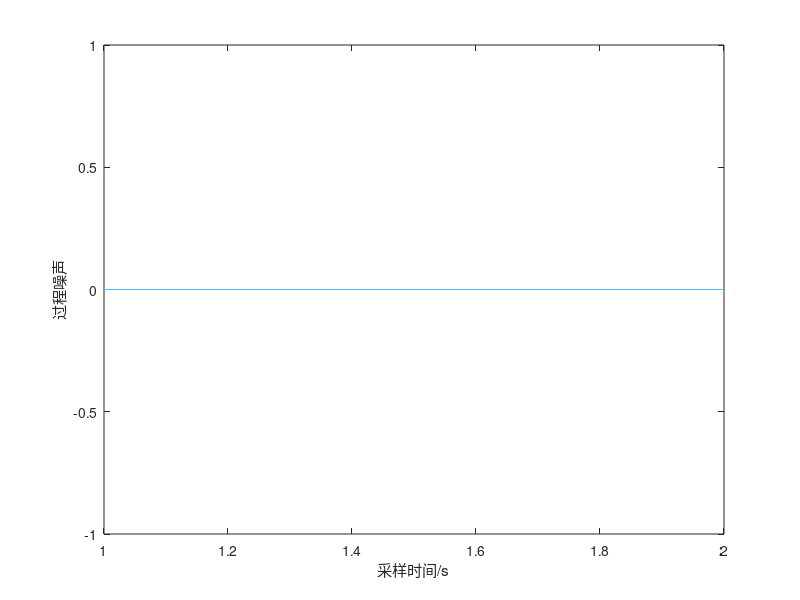
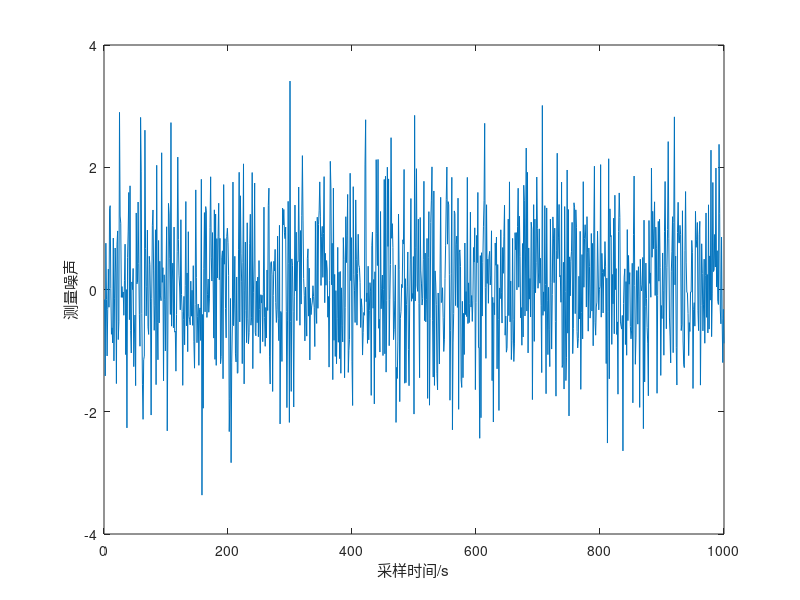
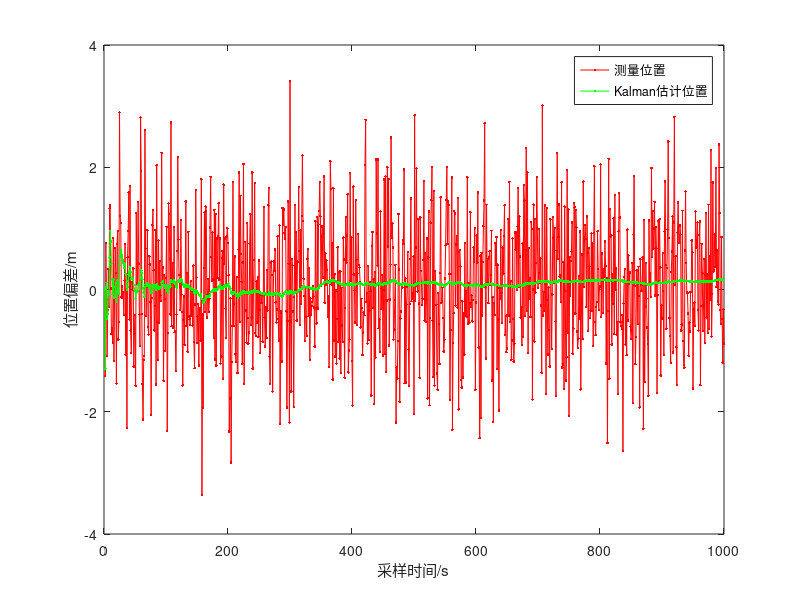
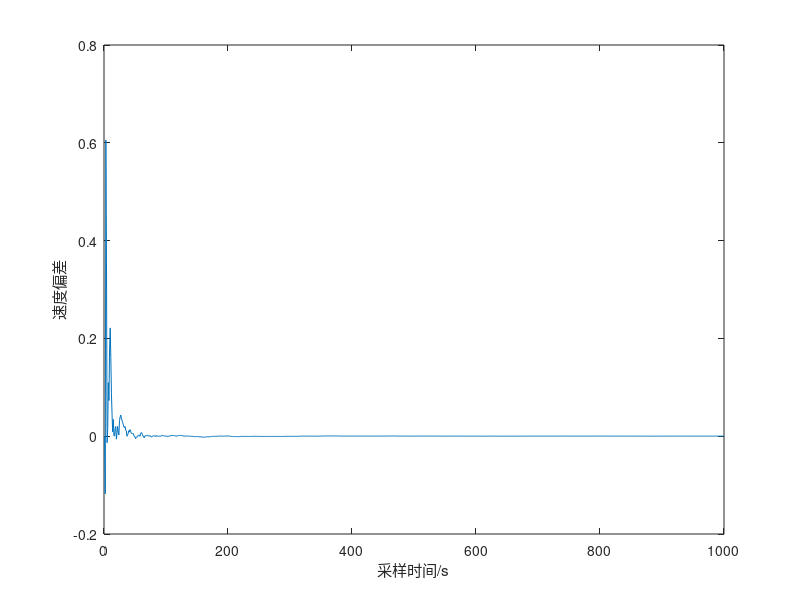

Here is the MATLAB script that generated these plots, in order:
%%%%%%%%%%%%%%%%%%%%%%%%%%%%%%%%%%%%%%%%%%%%% 
% 功能说明：Kalman滤波用于自由落体运动目标跟踪问题 
%%%%%%%%%%%%%%%%%%%%%%%%%%%%%%%%%%%%%%%%%%%%% 
function code_Freefall_Motion_TargetTracking
%%%%%%%%%%%%%%%%%%%%%%%%%%%%%%%%%%%%%%%%%%%%% 
N=1000; %仿真时间，时间序列总数 
% 噪声
Q=[0,0;0,0]; % 过程噪声方差为0，即下落过程忽略空气阻力 
R=1;         % 观测噪声方差 
W=sqrt(Q)*randn(2,N);% 既然Q为0，则W=0；在此写出，方便对照理解 
V=sqrt(R)*randn(1,N);% 测量噪声V(k) 
% 系统矩阵 
A=[1,1;0,1]; %状态转移矩阵 
B=[0.5;1];   %控制量 
U=-1; 
H=[1,0];     %观测矩阵 
% 初始化 
X=zeros(2,N);  % 物体真实状态 
X(:,1)=[95;1]; % 初始位移和速度 
P0=[10,0;0,1]; % 初始误差 
Z=zeros(1,N); 
Z(1)=H*X(:,1); % 初始观测值 
Xkf=zeros(2,N);% Kalman估计状态初始化 
Xkf(:,1)=X(:,1); 
err_P=zeros(N,2); 
err_P(1,1)=P0(1,1); 
err_P(1,2)=P0(2,2); 
I=eye(2);      % 二维系统 
%%%%%%%%%%%%%%%%%%%%%%%%%%%%%%%%%%%%%%%%%%%%% 
for k=2:N 
    %物体下落，受状态方程的驱动 
    X(:,k)=A*X(:,k-1)+B*U+W(k); 
     
    % 位移传感器对目标进行观测 
    Z(k)=H*X(:,k)+V(k); 
     
    % Kalman滤波 
    X_pre=A*Xkf(:,k-1)+B*U; %状态预测 
    P_pre=A*P0*A'+Q;  %协方差预测 
    Kg=P_pre*H'*inv(H*P_pre*H'+R); %计算Kalman增益 
    Xkf(:,k)=X_pre+Kg*(Z(k)-H*X_pre); % 状态更新 
    P0=(I-Kg*H)*P_pre;%方差更新 
     
    % 误差均方值 
    err_P(k,1)=P0(1,1); 
    err_P(k,2)=P0(2,2);
end 
%%%%%%%%%%%%%%%%%%%%%%%%%%%%%
% 误差计算 
messure_err_x=zeros(1,N); % 位移的测量误差 
kalman_err_x=zeros(1,N);% Kalman估计的位移与真实位
kalman_err_v=zeros(1,N);% Kalman估计的速度与真实速
for k=1:N 
    messure_err_x(k)=Z(k)-X(1,k); 
    kalman_err_x(k)=Xkf(1,k)-X(1,k); 
    kalman_err_v(k)=Xkf(2,k)-X(2,k); 
end 
%%%%%%%%%%%%%%%%%%%%%%%%%%%%%
% 画图输出 
% 噪声图 
figure 
plot(W); 
xlabel('采样时间/s'); 
ylabel('过程噪声'); 
figure 
plot(V); 
xlabel('采样时间/s'); 
ylabel('测量噪声'); 
% 位置偏差 
figure 
hold on,box on; 
plot(messure_err_x,'-r.'); %测量的位移误差 
plot(kalman_err_x,'-g.'); %kalman估计位置误差 
legend('测量位置','Kalman估计位置') 
xlabel('采样时间/s'); 
ylabel('位置偏差/m'); 
%Kalman速度偏差 
figure 
plot(kalman_err_v); 
xlabel('采样时间/s'); 
ylabel('速度偏差'); 
% 均方值 
figure 
plot(err_P(:,1)); 
xlabel('采样时间/s'); 
ylabel('位移误差均方值'); 
figure 
plot(err_P(:,1)); 
xlabel('采样时间/s'); 
ylabel('速度误差均方值'); 
%%%%%%%%%%%%%%%%%%%%%%%%%%%%%%%%%%%%%%%%%%%%%